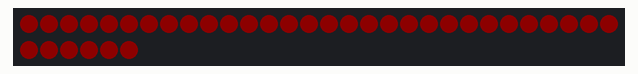
Simulated run of this program. Board: Raspberry Pi Pico running MicroPython. On the bench: 36 RGB LEDs in strip order, left to right, continuing on the next row. Dim RGB values are drawn brighter than linear. At 4.2 s the program stops and its outputs stay as they are.

Above: at 0.15 s.
At 1.36 s:
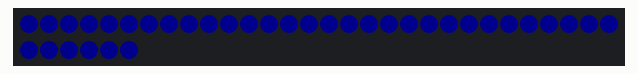
At 2.87 s:
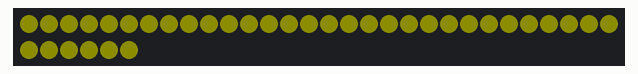
At 4.08 s:
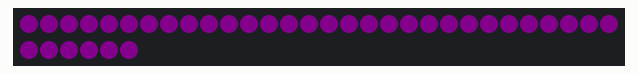

The program:

10_neopixel_04.py
```python
from machine import Pin
from neopixel import NeoPixel
import time

# 5% 밝기로 설정된 무지개 색
RAINBOW_COLORS = [
    (13, 0, 0),      # 빨간색
    (13, 6, 0),      # 주황색
    (13, 13, 0),     # 노란색
    (0, 13, 0),      # 초록색
    (0, 0, 13),      # 파란색
    (6, 0, 13),      # 남색
    (12, 0, 13)      # 보라색
]

PIXEL_PIN = 3
PIXEL_COUNT = 36

pin = Pin(PIXEL_PIN, Pin.OUT)
np = NeoPixel(pin, PIXEL_COUNT)

for cnt in range(2):
    for color in RAINBOW_COLORS:
        for i in range(PIXEL_COUNT):
            np[i] = color
        np.write()
        time.sleep(0.3)
np.fill((0,0,0))
np.write()
```
